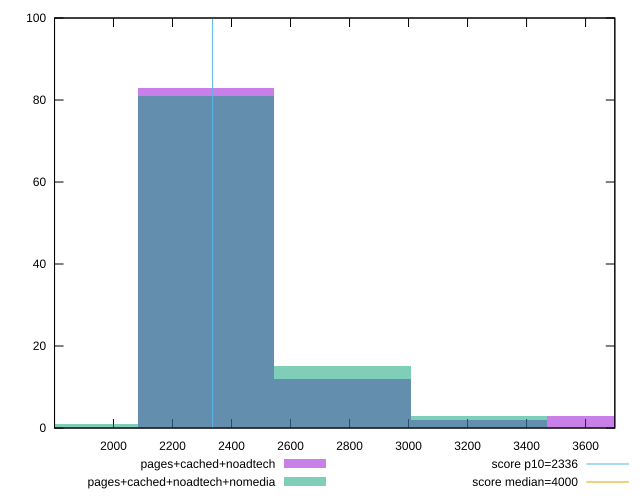

Reproduce this figure in gnuplot.
reset

$pagesCachedNoadtech <<EOF
3701.551779622221 3
2313.469862263888 83
2776.163834716666 12
3238.8578071694437 2
EOF

$pagesCachedNoadtechNomedia <<EOF
3238.8578071694437 3
2313.469862263888 81
2776.163834716666 15
1850.7758898111106 1
EOF

set key outside below
set boxwidth 462.69397245277764
set xrange [1800.2255:3699.0849999999996]
set yrange [0:100]
set trange [0:100]
set style fill transparent solid 0.5 noborder

set parametric
set terminal svg size 640, 500 enhanced background rgb 'white'
set output "report_00014_2021-02-09T15:56:05.503Z/first-contentful-paint/comparison/histogram/2_vs_3.svg"

plot $pagesCachedNoadtech title "pages+cached+noadtech" with boxes, \
     $pagesCachedNoadtechNomedia title "pages+cached+noadtech+nomedia" with boxes, \
     2336,t title "score p10=2336", \
     4000,t title "score median=4000"

reset
